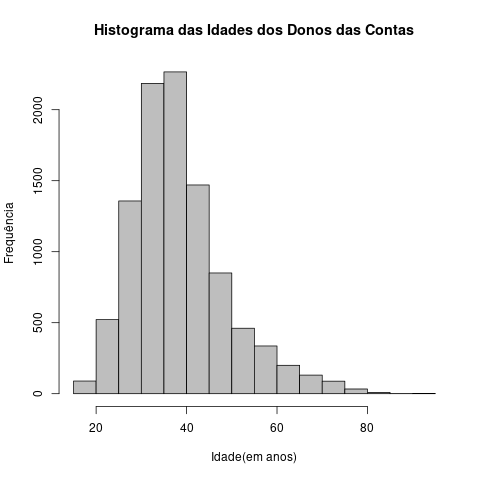

Reproduce this figure in R.
Idade = DATASET.MQA$Idade
png("HistogramaIdade.png")
hist(Idade, main = "Histograma das Idades dos Donos das Contas", ylab = "Frequência", xlab = "Idade(em anos)", col = "grey")
dev.off()
